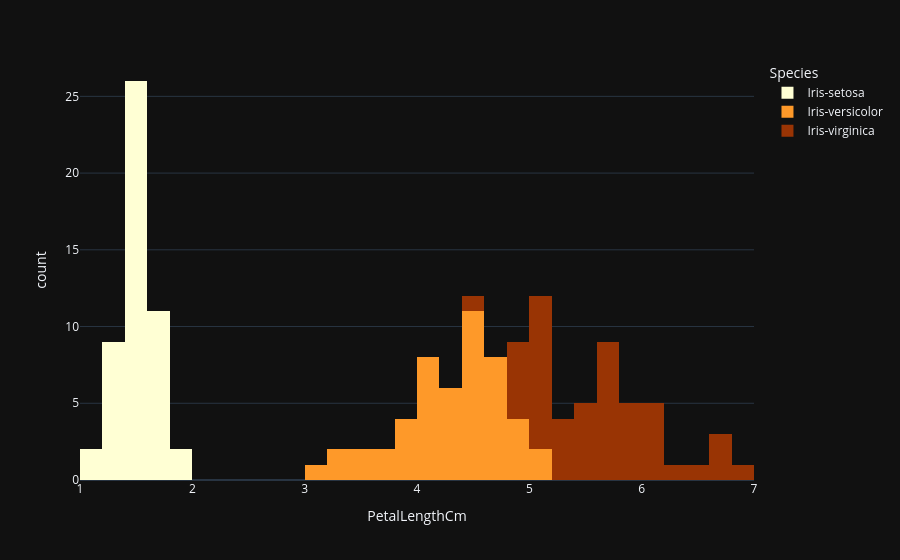

Notebook code cell kept with this figure:
### Code cell
fig = px.histogram(data_frame = iris, x = 'PetalLengthCm', color = 'Species', color_discrete_sequence=['#ffffd4 ','#fe9929 ','#993404 '], template='plotly_dark', nbins = 30)
fig.show()

### Figure 1 — Plotly figure (JSON) as saved in the notebook; plotly's stock layout.template omitted (floating-point values rounded to 4 significant figures)
{"data": [{"bingroup": "x", "hovertemplate": "Species=Iris-setosa<br>PetalLengthCm=%{x}<br>count=%{y}<extra></extra>", "legendgroup": "Iris-setosa", "marker": {"color": "#ffffd4 ", "pattern": {"shape": ""}}, "name": "Iris-setosa", "nbinsx": 30, "orientation": "v", "showlegend": true, "type": "histogram", "x": [1.4, 1.4, 1.3, 1.5, 1.4, 1.7, 1.4, 1.5, 1.4, 1.5, 1.5, 1.6, 1.4, 1.1, 1.2, 1.5, 1.3, 1.4, 1.7, 1.5, 1.7, 1.5, 1.0, 1.7, 1.9, 1.6, 1.6, 1.5, 1.4, 1.6, 1.6, 1.5, 1.5, 1.4, 1.5, 1.2, 1.3, 1.5, 1.3, 1.5, 1.3, 1.3, 1.3, 1.6, 1.9, 1.4, 1.6, 1.4, 1.5, 1.4], "xaxis": "x", "yaxis": "y"}, {"bingroup": "x", "hovertemplate": "Species=Iris-versicolor<br>PetalLengthCm=%{x}<br>count=%{y}<extra></extra>", "legendgroup": "Iris-versicolor", "marker": {"color": "#fe9929 ", "pattern": {"shape": ""}}, "name": "Iris-versicolor", "nbinsx": 30, "orientation": "v", "showlegend": true, "type": "histogram", "x": [4.7, 4.5, 4.9, 4.0, 4.6, 4.5, 4.7, 3.3, 4.6, 3.9, 3.5, 4.2, 4.0, 4.7, 3.6, 4.4, 4.5, 4.1, 4.5, 3.9, 4.8, 4.0, 4.9, 4.7, 4.3, 4.4, 4.8, 5.0, 4.5, 3.5, 3.8, 3.7, 3.9, 5.1, 4.5, 4.5, 4.7, 4.4, 4.1, 4.0, 4.4, 4.6, 4.0, 3.3, 4.2, 4.2, 4.2, 4.3, 3.0, 4.1], "xaxis": "x", "yaxis": "y"}, {"bingroup": "x", "hovertemplate": "Species=Iris-virginica<br>PetalLengthCm=%{x}<br>count=%{y}<extra></extra>", "legendgroup": "Iris-virginica", "marker": {"color": "#993404 ", "pattern": {"shape": ""}}, "name": "Iris-virginica", "nbinsx": 30, "orientation": "v", "showlegend": true, "type": "histogram", "x": [6.0, 5.1, 5.9, 5.6, 5.8, 6.6, 4.5, 6.3, 5.8, 6.1, 5.1, 5.3, 5.5, 5.0, 5.1, 5.3, 5.5, 6.7, 6.9, 5.0, 5.7, 4.9, 6.7, 4.9, 5.7, 6.0, 4.8, 4.9, 5.6, 5.8, 6.1, 6.4, 5.6, 5.1, 5.6, 6.1, 5.6, 5.5, 4.8, 5.4, 5.6, 5.1, 5.1, 5.9, 5.7, 5.2, 5.0, 5.2, 5.4, 5.1], "xaxis": "x", "yaxis": "y"}], "layout": {"barmode": "relative", "legend": {"title": {"text": "Species"}, "tracegroupgap": 0}, "margin": {"t": 60}, "xaxis": {"anchor": "y", "domain": [0, 1], "title": {"text": "PetalLengthCm"}}, "yaxis": {"anchor": "x", "domain": [0, 1], "title": {"text": "count"}}}}
